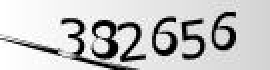
#> input picture 3.jpg, 135 x 35 px (shown 2 times larger)
$ python aa.py 3.jpg 3.jpg
#> lines starting #> are read from the running program, lines starting #| are printed output that depends on the picture; after the words box and inside, x2 and y2 are one past the last pixel; in counts of white or black regions, pixels touching at a corner belong together
#> further down, img is the input picture: PIL image 135x35 RGB; min 0, max 255, mean 198.3
import sys
#import Image
from PIL import Image, ImageFilter

def prepare_image(img):
    """Transform image to greyscale and blur it"""
    img = img.filter(ImageFilter.SMOOTH_MORE)
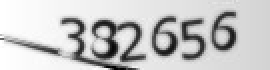
#> img: PIL image 135x35 RGB (shown 2 times larger); min 0, max 255, mean 198.3
    img = img.filter(ImageFilter.SMOOTH_MORE)
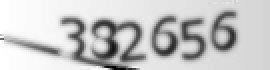
#> img: PIL image 135x35 RGB (shown 2 times larger); min 0, max 255, mean 198.3
    if 'L' != img.mode:
        img = img.convert('L')
#> img: PIL image 135x35 L
    return img

def remove_noise(img, pass_factor):
#> called with pass_factor = 130
    for column in range(img.size[0]):
        for line in range(img.size[1]):
            value = remove_noise_by_pixel(img, column, line, pass_factor)
            img.putpixel((column, line), value)
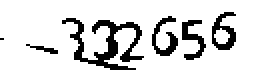
#> img: PIL image 135x35 L (shown 2 times larger); 84.9% white; black in thin lines or dots, all inside (x1, y1, x2, y2) = (0, 6, 118, 35)
    return img

def remove_noise_by_pixel(img, column, line, pass_factor):
    if img.getpixel((column, line)) < pass_factor:
        return (0)
    return (255)


if __name__=="__main__":
    #input_image = sys.argv[1]
    input_image = '3.jpg'
    output_image = 'out_' + input_image
    #pass_factor = int(sys.argv[2])
    pass_factor = 130
    img = Image.open(input_image)
    img = prepare_image(img)
    img = remove_noise(img, pass_factor)
    img.save(output_image)
